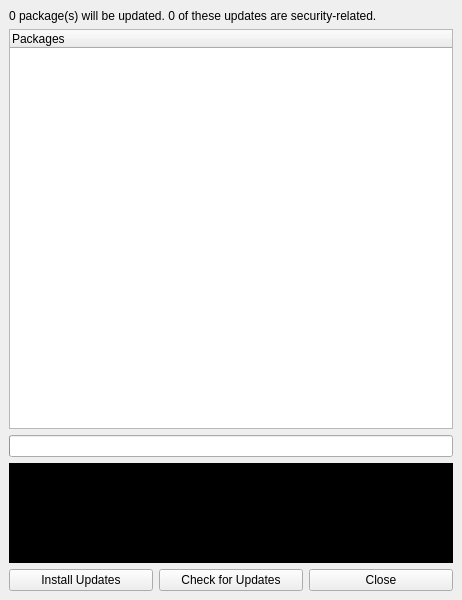
<?xml version="1.0" encoding="UTF-8"?>
<ui version="4.0">
 <class>MainWindow</class>
 <widget class="QMainWindow" name="MainWindow">
  <property name="geometry">
   <rect>
    <x>0</x>
    <y>0</y>
    <width>462</width>
    <height>600</height>
   </rect>
  </property>
  <property name="windowTitle">
   <string>Lubuntu Update</string>
  </property>
  <property name="windowIcon">
   <iconset resource="resources.qrc">
    <normaloff>:/res/images/update.svg</normaloff>:/res/images/update.svg</iconset>
  </property>
  <widget class="QWidget" name="centralwidget">
   <layout class="QVBoxLayout" name="verticalLayout">
    <item>
     <widget class="QLabel" name="statLabel">
      <property name="text">
       <string>0 package(s) will be updated. 0 of these updates are security-related.</string>
      </property>
     </widget>
    </item>
    <item>
     <widget class="QTreeWidget" name="packageView">
      <column>
       <property name="text">
        <string>Packages</string>
       </property>
      </column>
     </widget>
    </item>
    <item>
     <widget class="QProgressBar" name="progressBar">
      <property name="value">
       <number>0</number>
      </property>
      <property name="textVisible">
       <bool>false</bool>
      </property>
     </widget>
    </item>
    <item>
     <widget class="QPlainTextEdit" name="logView">
      <property name="sizePolicy">
       <sizepolicy hsizetype="Expanding" vsizetype="Fixed">
        <horstretch>0</horstretch>
        <verstretch>0</verstretch>
       </sizepolicy>
      </property>
      <property name="maximumSize">
       <size>
        <width>16777215</width>
        <height>100</height>
       </size>
      </property>
      <property name="styleSheet">
       <string notr="true">background-color: rgb(0, 0, 0);
color: rgb(255, 255, 255);
font: 9pt &quot;Monospace&quot;;</string>
      </property>
      <property name="readOnly">
       <bool>true</bool>
      </property>
      <property name="plainText">
       <string/>
      </property>
     </widget>
    </item>
    <item>
     <layout class="QHBoxLayout" name="horizontalLayout">
      <item>
       <widget class="QPushButton" name="installButton">
        <property name="text">
         <string>Install Updates</string>
        </property>
        <property name="icon">
         <iconset resource="resources.qrc">
          <normaloff>:/res/images/update.svg</normaloff>:/res/images/update.svg</iconset>
        </property>
       </widget>
      </item>
      <item>
       <widget class="QPushButton" name="checkUpdatesButton">
        <property name="text">
         <string>Check for Updates</string>
        </property>
       </widget>
      </item>
      <item>
       <widget class="QPushButton" name="closeButton">
        <property name="text">
         <string>Close</string>
        </property>
       </widget>
      </item>
     </layout>
    </item>
   </layout>
  </widget>
 </widget>
 <resources>
  <include location="resources.qrc"/>
 </resources>
 <connections/>
</ui>
